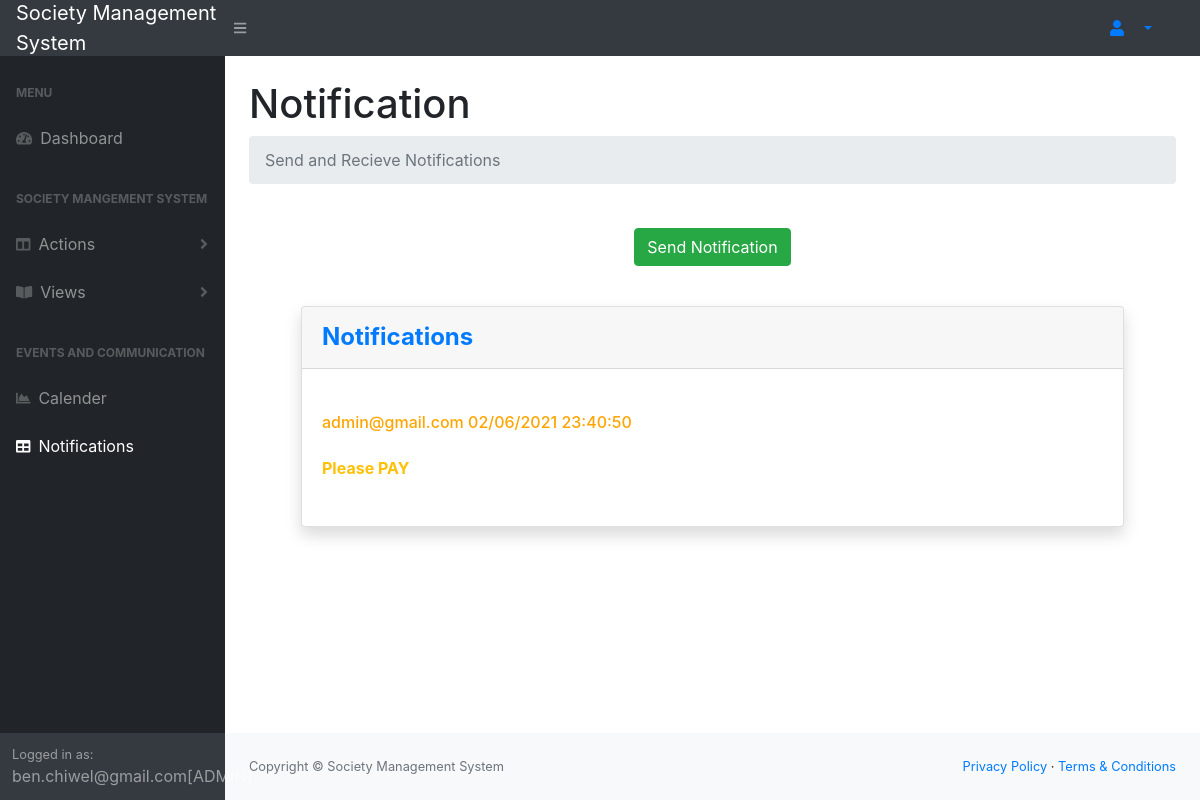
Page /notification.php (signed in) on the committed database.
### tables this page shows
CREATE TABLE `chat` (
  `id` int(10) NOT NULL,
  `sender` varchar(50) NOT NULL,
  `reciever` varchar(50) NOT NULL,
  `msg` varchar(200) NOT NULL,
  `date` varchar(12) NOT NULL,
  `time` varchar(10) NOT NULL,
  `priority` varchar(10) NOT NULL
);

### notification.php (the view, shortened to what this page needs)
<?php
include("connection.php");
$name = $_SESSION['name'];
?>
<!DOCTYPE html>
<html lang="en">
    <head>
        <link href="css/styles.css" rel="stylesheet" />
        <link href="https://cdn.datatables.net/1.10.20/css/dataTables.bootstrap4.min.css" rel="stylesheet" />
    </head>
    <body class="sb-nav-fixed">
        <nav class="sb-topnav navbar navbar-expand navbar-dark bg-dark">
            <a class="navbar-brand" href="#">Society Management<br/> System</a>
            <button class="btn btn-link btn-sm order-1 order-lg-0" id="sidebarToggle" href="#!"><i class="fas fa-bars"></i></button>
            <li class="nav-item dropdown no-arrow-none d-md-inline-block  ml-auto mr-0 mr-md-3 my-2 my-md-0">
              <a class="nav-link dropdown-toggle" href="#" id="userDropdown" role="button" data-toggle="dropdown" aria-haspopup="true" aria-expanded="false">
              <i class="fas fa-user fa-fw green-text"></i>
              </a>
            </li>
        </nav>
        <div id="layoutSidenav">
            <div id="layoutSidenav_nav">
                <nav class="sb-sidenav accordion sb-sidenav-dark" id="sidenavAccordion">
                    <div class="sb-sidenav-menu">
                        <div class="nav">
                            <div class="sb-sidenav-menu-heading">Menu</div>
                            <a class="nav-link" href="admin.php">
                                <div class="sb-nav-link-icon"><i class="fas fa-tachometer-alt"></i></div>
                                Dashboard
                            </a>
                            <div class="sb-sidenav-menu-heading">Society Mangement System</div>
                            <a class="nav-link collapsed" href="#" data-toggle="collapse" data-target="#collapseLayouts" aria-expanded="false" aria-controls="collapseLayouts">
                                <div class="sb-nav-link-icon"><i class="fas fa-columns"></i></div>
                                Actions
                                <div class="sb-sidenav-collapse-arrow"><i class="fas fa-angle-down"></i></div>
                            </a>
                            <a class="nav-link collapsed" href="#" data-toggle="collapse" data-target="#collapsePages" aria-expanded="false" aria-controls="collapsePages">
                                <div class="sb-nav-link-icon"><i class="fas fa-book-open"></i></div>
                                Views
                                <div class="sb-sidenav-collapse-arrow"><i class="fas fa-angle-down"></i></div>
                            </a>
                            <div class="sb-sidenav-menu-heading">Events and Communication</div>
                            <a class="nav-link" href="events.php">
                                <div class="sb-nav-link-icon"><i class="fas fa-chart-area"></i></div>
                                Calender
                            </a>
                            <a class="nav-link" href="notification.php">
                                <div class="sb-nav-link-icon"><i class="fas fa-table"></i></div>
                                Notifications
                            </a>
                        </div>
                    </div>
                    <div class="sb-sidenav-footer">
                        <div class="small">Logged in as:</div>
                        <?php echo $name. "[ADMIN]"; ?>
                    </div>
                </nav>
            </div>
            <div id="layoutSidenav_content">
                <main>
                    <div class="container-fluid">
                    <h1 class="mt-4">Notification</h1>
                        <ol class="breadcrumb mb-4">
                            <li class="breadcrumb-item active">Send and Recieve Notifications</li>
                        </ol>
                        <div class="card-body">
                                        <div class="text-center">
                                                   <td>  <a href="" class="btn btn-success btn-rounded mb-4" data-toggle="modal" data-target="#modalLoginForm2">Send Notification</a></td>
                                                </div>
              <div class="modal-body mx-3">
              <form  method="post"  action="notification.php">
<div class="card shadow mb-4">
  <?php
     $query = "select * from chat WHERE reciever = '$name'";
      $results = mysqli_query($con,$query);
     if(mysqli_num_rows($results) > 0  )
     {
      while($row = mysqli_fetch_array($results))
      {
        $sender = $row['sender'];
        $msg = $row['msg'];
        $date = $row['date'];
        $time = $row['time'];
        $priority = $row['priority'];
        if($priority == "High")
        {
            $color= "danger";
        }
        else
        {
            $color= "warning";
        }
  ?>
  <div class="card-header py-3 d-flex flex-row align-items-center justify-content-between">
    <h4 class="m-0 font-weight-bold text-primary">Notifications</h4><br>
  </div>
  <div class="card-body">
     <br>
     <h6 style="color:orange;"> <?php echo $sender."        ".$date."    ".$time;?><h6>
     <br>
     <p class="m-0 font-weight-bold text-<?php  echo $color;?>" ><?php echo $msg; ?></p><br>
  </div>
  <?php
   }
}
else{
?>
    <div class="card-header py-3 d-flex flex-row align-items-center justify-content-between">
    <h4 class="m-0 font-weight-bold text-primary">Notifications</h4><br>
    <p class="m-0 font-weight-bold text-primary"> No massages recieved </p><br>
<?php
}
?>
</div>
                    </div>
                </main>
                <footer class="py-4 bg-light mt-auto">
                    <div class="container-fluid">
                        <div class="d-flex align-items-center justify-content-between small">
                           <div class="text-muted">Copyright &copy; Society Management System</div>
                            <div>
                                <a href="#">Privacy Policy</a>
                                &middot;
                                <a href="#">Terms &amp; Conditions</a>
                            </div>
                        </div>
                    </div>
                </footer>
            </div>
        </div>
    </body>
</html>

### rows in the picture
chat: sender "admin@gmail.com", date "02/06/2021", time "23:40:50", msg "Please PAY"

### other values in the picture
$name "ben.chiwel@gmail.com"
